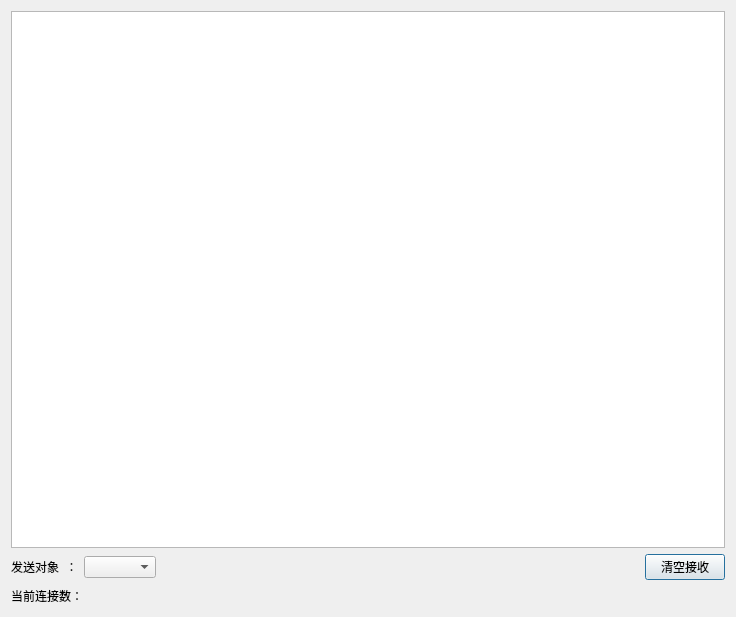
<?xml version="1.0" encoding="UTF-8"?>
<ui version="4.0">
 <class>Dialog</class>
 <widget class="QDialog" name="Dialog">
  <property name="windowModality">
   <enum>Qt::WindowModality::NonModal</enum>
  </property>
  <property name="geometry">
   <rect>
    <x>0</x>
    <y>0</y>
    <width>736</width>
    <height>617</height>
   </rect>
  </property>
  <property name="windowTitle">
   <string>Eva的服务器</string>
  </property>
  <layout class="QGridLayout" name="gridLayout">
   <item row="0" column="0">
    <layout class="QVBoxLayout" name="verticalLayout">
     <item>
      <widget class="QTextBrowser" name="textBrowser"/>
     </item>
     <item>
      <layout class="QHBoxLayout" name="horizontalLayout_2">
       <item>
        <widget class="QLabel" name="label_2">
         <property name="text">
          <string>发送对象  ：</string>
         </property>
        </widget>
       </item>
       <item>
        <widget class="QComboBox" name="comboBoxObj"/>
       </item>
       <item>
        <spacer name="horizontalSpacer_2">
         <property name="orientation">
          <enum>Qt::Orientation::Horizontal</enum>
         </property>
         <property name="sizeHint" stdset="0">
          <size>
           <width>40</width>
           <height>20</height>
          </size>
         </property>
        </spacer>
       </item>
       <item>
        <widget class="QPushButton" name="btnClear">
         <property name="text">
          <string>清空接收</string>
         </property>
        </widget>
       </item>
      </layout>
     </item>
     <item>
      <layout class="QHBoxLayout" name="horizontalLayout">
       <item>
        <widget class="QLabel" name="label">
         <property name="text">
          <string>当前连接数：</string>
         </property>
        </widget>
       </item>
       <item>
        <widget class="QLabel" name="labelNum">
         <property name="text">
          <string/>
         </property>
        </widget>
       </item>
       <item>
        <spacer name="horizontalSpacer">
         <property name="orientation">
          <enum>Qt::Orientation::Horizontal</enum>
         </property>
         <property name="sizeHint" stdset="0">
          <size>
           <width>40</width>
           <height>20</height>
          </size>
         </property>
        </spacer>
       </item>
      </layout>
     </item>
    </layout>
   </item>
  </layout>
 </widget>
 <layoutdefault spacing="6" margin="11"/>
 <resources/>
 <connections/>
</ui>
